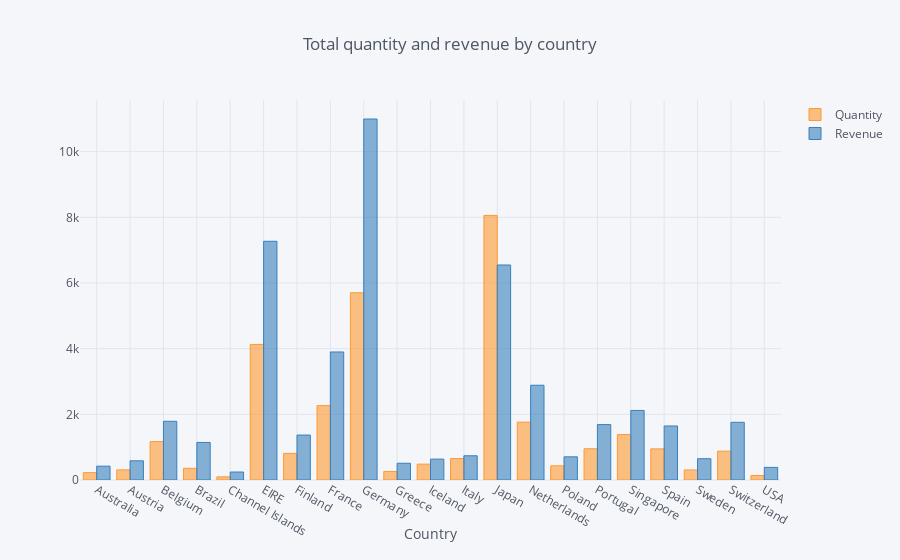

Source (notebook cell):
### Code cell
data = data.groupby('Country').sum()
data = data[['Quantity', 'Revenue']]
data.iplot(kind='bar', xTitle='Country', title='Total quantity and revenue by country')

### Figure 1 — Plotly figure (JSON) as saved in the notebook; plotly's stock layout.template omitted (floating-point values rounded to 4 significant figures)
{"data": [{"marker": {"color": "rgba(255, 153, 51, 0.6)", "line": {"color": "rgba(255, 153, 51, 1.0)", "width": 1}}, "name": "Quantity", "orientation": "v", "text": "", "type": "bar", "uid": "d2962066-1c5f-47fa-8658-25631397cdc4", "x": ["Australia", "Austria", "Belgium", "Brazil", "Channel Islands", "EIRE", "Finland", "France", "Germany", "Greece", "Iceland", "Italy", "Japan", "Netherlands", "Poland", "Portugal", "Singapore", "Spain", "Sweden", "Switzerland", "USA"], "y": [224, 308, 1170, 356, 96, 4129, 810, 2265, 5702, 260, 483, 653, 8058, 1762, 432, 951, 1384, 948, 306, 878, 137]}, {"marker": {"color": "rgba(55, 128, 191, 0.6)", "line": {"color": "rgba(55, 128, 191, 1.0)", "width": 1}}, "name": "Revenue", "orientation": "v", "text": "", "type": "bar", "uid": "9310d103-1a9d-4920-9a9a-c38a189067f1", "x": ["Australia", "Austria", "Belgium", "Brazil", "Channel Islands", "EIRE", "Finland", "France", "Germany", "Greece", "Iceland", "Italy", "Japan", "Netherlands", "Poland", "Portugal", "Singapore", "Spain", "Sweden", "Switzerland", "USA"], "y": [421.6, 584.8, 1788.0, 1144.0, 243.0, 7270.0, 1369.0, 3899.0, 10990.0, 509.7, 636.2, 737.8, 6549.0, 2887.0, 705.8, 1688.0, 2119.0, 1646.0, 649.1, 1757.0, 383.9]}], "layout": {"legend": {"bgcolor": "#F5F6F9", "font": {"color": "#4D5663"}}, "paper_bgcolor": "#F5F6F9", "plot_bgcolor": "#F5F6F9", "title": {"font": {"color": "#4D5663"}, "text": "Total quantity and revenue by country"}, "xaxis": {"gridcolor": "#E1E5ED", "showgrid": true, "tickfont": {"color": "#4D5663"}, "title": {"font": {"color": "#4D5663"}, "text": "Country"}, "zerolinecolor": "#E1E5ED"}, "yaxis": {"gridcolor": "#E1E5ED", "showgrid": true, "tickfont": {"color": "#4D5663"}, "title": {"font": {"color": "#4D5663"}, "text": ""}, "zerolinecolor": "#E1E5ED"}}}
